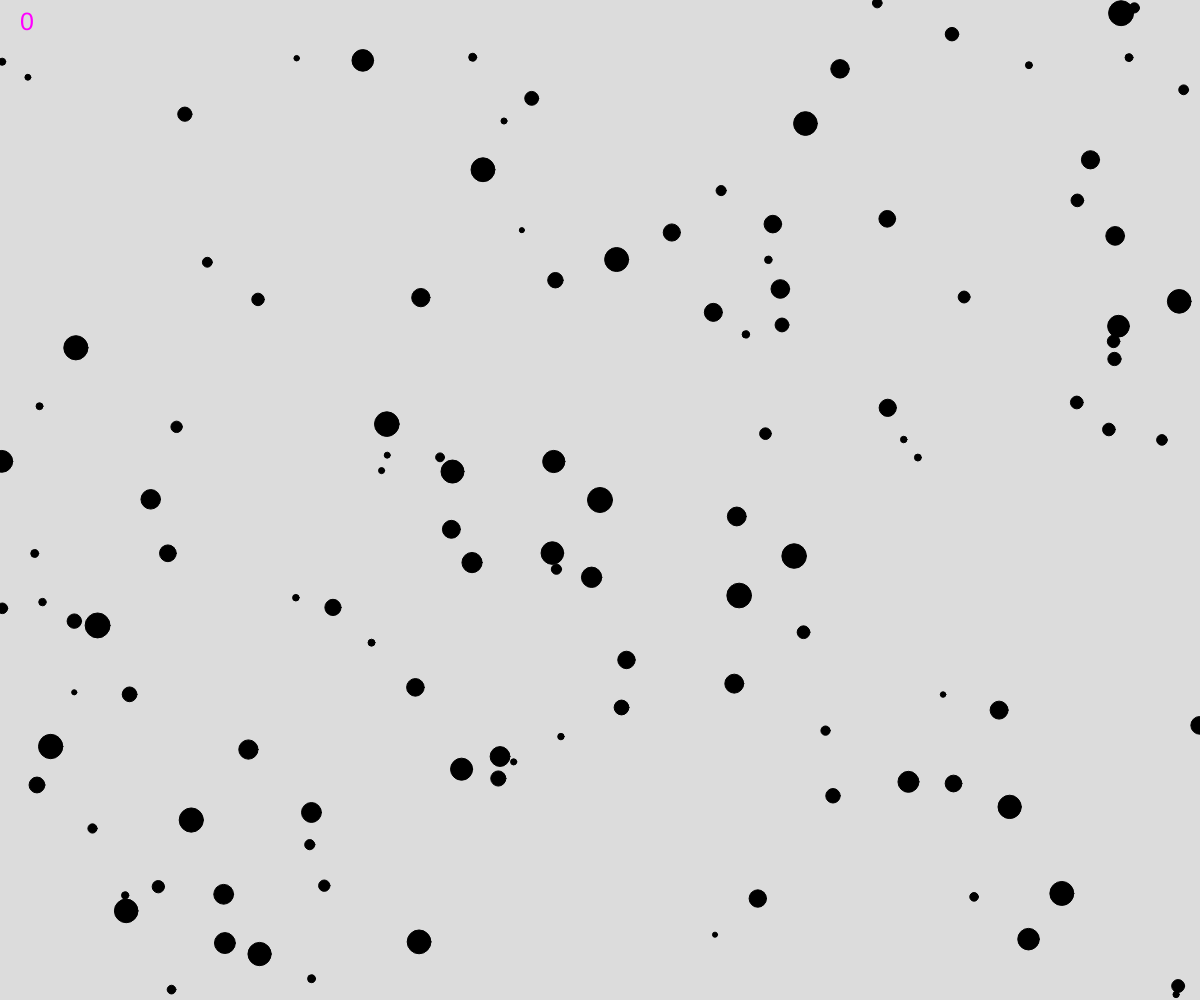
Frame 1 (no input)
Frame 60 (no input): identical to frame 1, image omitted
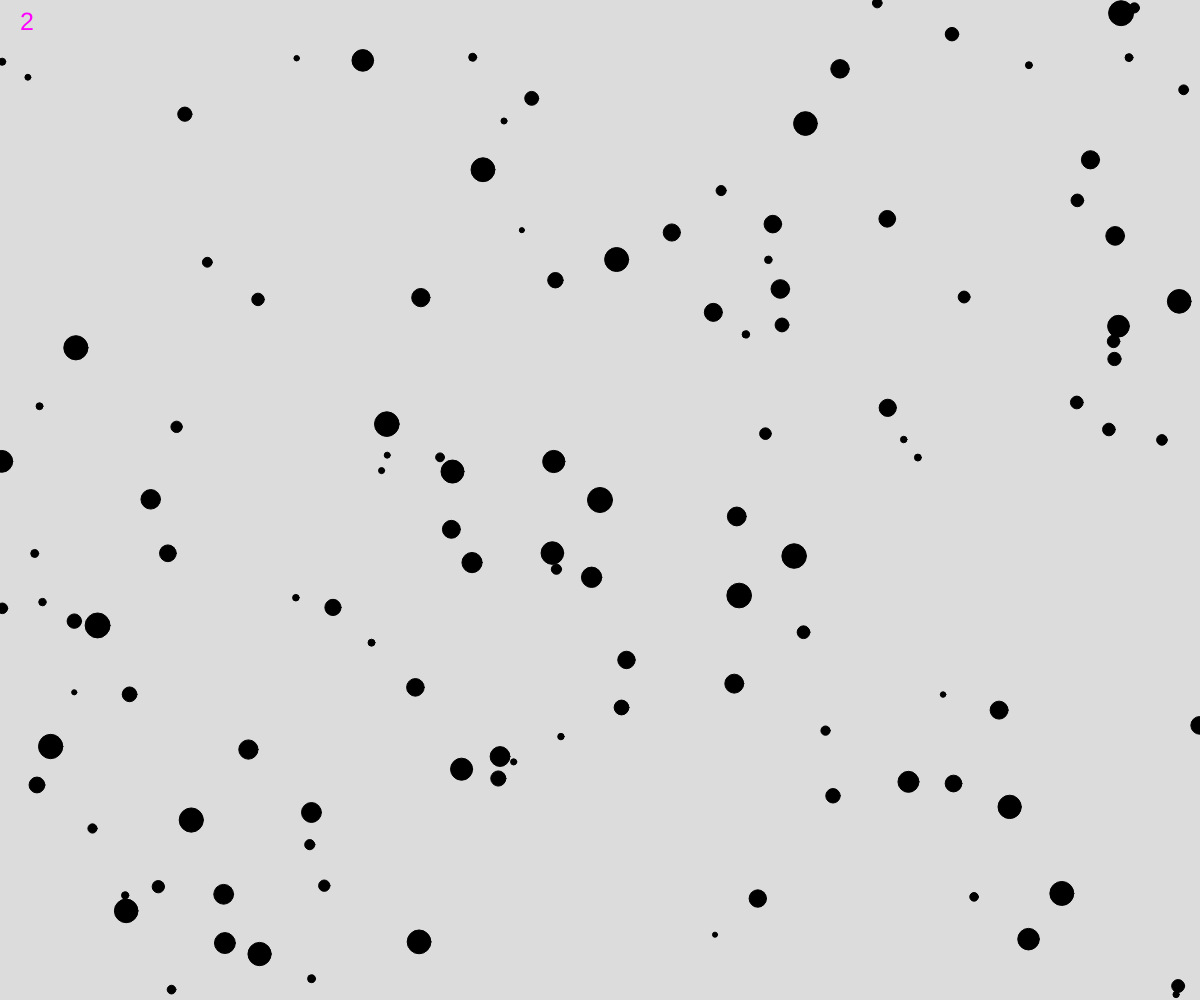
Frame 120 (the mouse pressed at the canvas centre since frame 60)

The p5.js sketch that drew these frames (run headless with seeded random() and noise() and a simulated clock; from frame 60 on, the mouse is pressed at the canvas centre):

// p5.js sketch
// ── sketch.js
var player;
var blobs = [];
var count;
function setup() {
  createCanvas(windowWidth, windowHeight);
  count = floor(width/10);
 player = new Blob(25);
  for(var i = count; i > 0; i--) {
    blobs[i] = new Blob(random(5, 25));
    blobs[i].pos.x = random(0, width);
    blobs[i].pos.y = random(0, height);
  }
}

function draw() {
  resizeCanvas(windowWidth, windowHeight);
  background(220);
  var temp = floor(frameCount/frameRate());
  var time;
  if(temp != time){
	time = temp;
  }
  player.show();
  player.move();

  for(var i = count; i > 0; i--) {
	var check = player.eat(blobs[i]) 
	if(check){
		blobs.splice(i, 1);
	} if(blobs[i] != undefined) {
	    blobs[i].show();

	}
  }
  
  if(blobs.length == 1){
	  noLoop();
  }
   push();
  textSize(25);
  fill(255, 0, 255);
  text(time, 20, 30);
  pop();
}

function keyPressed() {
  if (keyCode == 87 || keyCode == UP_ARROW) {
    player.move(0, -1);
  }
  if (keyCode == 83 || keyCode == DOWN_ARROW) {
    player.move(0, 1);
  }
  if (keyCode == 65 || keyCode == LEFT_ARROW) {
    player.move(-1, 0);
  }
  if (keyCode == 68 || keyCode == RIGHT_ARROW) {
    player.move(1, 0);
  }
  if (keyCode == 32) {
	player.pos.x = width/2;
	player.pos.y = height/2;
  }
}

function keyReleased() {
  if (keyCode == 87 || keyCode == UP_ARROW) {
    player.move(0, 1);
  }
  if (keyCode == 83 || keyCode == DOWN_ARROW) {
    player.move(0, -1);
  }
  if (keyCode == 65 || keyCode == LEFT_ARROW) {
    player.move(1, 0);
  }
  if (keyCode == 68 || keyCode == RIGHT_ARROW) {
    player.move(-1, 0);
  }
}
// ── blob.js
function Blob(d, x, y) {
  if ((x && y) == undefined) {
    this.pos = createVector(width / 2, height / 2);
  } else {
    this.pos = createVector(x, y);
  }
  this.vel = createVector(0, 0);
  this.acc = createVector(0, 0);
  if (d == undefined) {
    this.d = 25;
  } else {
    this.d = d;
  }
  this.drag = createVector(0,0);
  this.color = 0;
  this.topSpeed = 10;
  this.ar = this.d/2 * this.d/2 * PI

  this.show = function() {
    push();
    fill(this.color);
    ellipse(this.pos.x, this.pos.y, this.d);
    pop();
  }

  this.update = function() {
    this.move();
  }
  
  this.eat = function(blob) {
	var minX = this.pos.x - this.d/2;
	var maxX = this.pos.x + this.d/2;
	var minY = this.pos.y - this.d/2;
	var maxY = this.pos.y + this.d/2;
	var eaten;
	if(blob != undefined){
	if((blob.pos.x > minX) && (blob.pos.x < maxX) && (blob.pos.y > minY) && (blob.pos.y < maxY)) {
		var combinedArea = this.ar + blob.ar;
		this.d += sqrt(combinedArea/PI) * .1;
		eaten = true;
		return eaten;
	  }	else {
		  eaten = false;
		  return eaten;
	  }
	}
  }

  this.move = function(x, y) {
    this.acc.add(x / 10, y / 10);
	this.drag.x = -this.vel.x/150;
	this.drag.y = -this.vel.y/150;
	if(this.vel.x > this.topSpeed){
		this.vel.x = this.topSpeed;
	} else if(this.vel.x < -this.topSpeed){
		this.vel.x = -this.topSpeed;
	} else if(this.vel.y > this.topSpeed){
		this.vel.y = this.topSpeed;
	} else if(this.vel.y < -this.topSpeed){
		this.vel.y = -this.topSpeed;
	} else {
		this.vel.add(this.acc);
	}
	this.vel.add(this.drag);
    this.pos.add(this.vel);

    if (this.pos.x > width - this.d/2) {
		this.vel.x = -this.vel.x;
    } else if (this.pos.x < 0 + this.d/2) {
		this.vel.x = -this.vel.x;
    } else if (this.pos.y < 0 + this.d/2) {
		this.vel.y = -this.vel.y
    } else if (this.pos.y > height - this.d/2) {
		this.vel.y = -this.vel.y;
    }
  }


}
